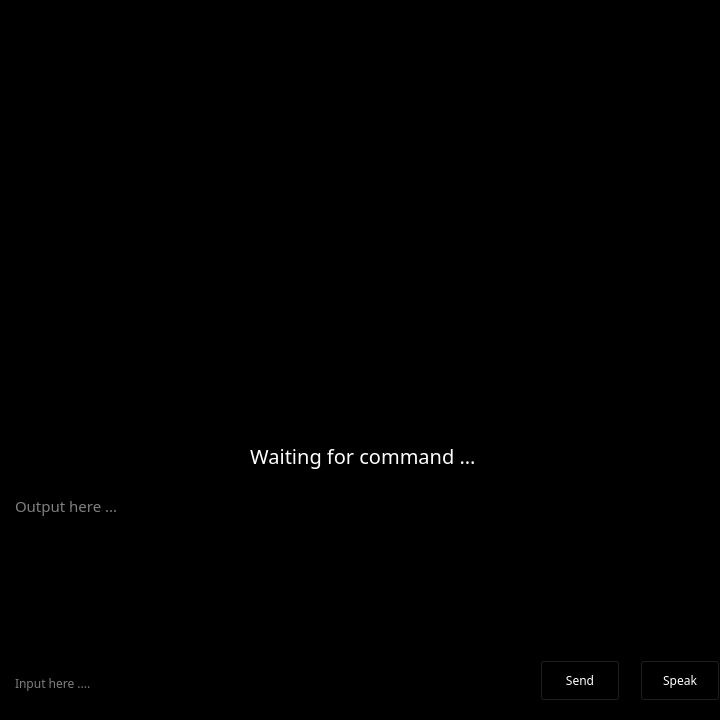
<?xml version="1.0" encoding="UTF-8"?>
<ui version="4.0">
 <class>mainUI</class>
 <widget class="QWidget" name="mainUI">
  <property name="geometry">
   <rect>
    <x>0</x>
    <y>0</y>
    <width>720</width>
    <height>720</height>
   </rect>
  </property>
  <property name="minimumSize">
   <size>
    <width>495</width>
    <height>418</height>
   </size>
  </property>
  <property name="maximumSize">
   <size>
    <width>1024</width>
    <height>768</height>
   </size>
  </property>
  <property name="windowTitle">
   <string>mainUI</string>
  </property>
  <property name="styleSheet">
   <string notr="true">background-color: rgb(0, 0, 0);</string>
  </property>
  <widget class="QTextEdit" name="textEdit">
   <property name="geometry">
    <rect>
     <x>10</x>
     <y>670</y>
     <width>491</width>
     <height>31</height>
    </rect>
   </property>
   <property name="font">
    <font>
     <family>Moon</family>
    </font>
   </property>
   <property name="styleSheet">
    <string notr="true">color:rgb(255, 255, 255)</string>
   </property>
   <property name="placeholderText">
    <string>Input here ....</string>
   </property>
  </widget>
  <widget class="QTextBrowser" name="OutputWindow">
   <property name="geometry">
    <rect>
     <x>10</x>
     <y>490</y>
     <width>701</width>
     <height>151</height>
    </rect>
   </property>
   <property name="font">
    <font>
     <family>Moon</family>
     <pointsize>11</pointsize>
    </font>
   </property>
   <property name="styleSheet">
    <string notr="true">color:rgb(255, 255, 255)</string>
   </property>
   <property name="placeholderText">
    <string>Output here ...</string>
   </property>
  </widget>
  <widget class="QPushButton" name="SendButton">
   <property name="geometry">
    <rect>
     <x>540</x>
     <y>660</y>
     <width>80</width>
     <height>41</height>
    </rect>
   </property>
   <property name="font">
    <font>
     <family>Moon</family>
     <underline>false</underline>
    </font>
   </property>
   <property name="styleSheet">
    <string notr="true">color: rgb(255, 255, 255);</string>
   </property>
   <property name="text">
    <string>Send</string>
   </property>
  </widget>
  <widget class="QLabel" name="ProgressLabel">
   <property name="geometry">
    <rect>
     <x>20</x>
     <y>440</y>
     <width>691</width>
     <height>31</height>
    </rect>
   </property>
   <property name="font">
    <font>
     <family>Moon</family>
     <pointsize>15</pointsize>
    </font>
   </property>
   <property name="layoutDirection">
    <enum>Qt::LeftToRight</enum>
   </property>
   <property name="styleSheet">
    <string notr="true">color: rgb(255, 255, 255)</string>
   </property>
   <property name="text">
    <string>Waiting for command ... </string>
   </property>
   <property name="alignment">
    <set>Qt::AlignCenter</set>
   </property>
  </widget>
  <widget class="QLabel" name="AISpeaking">
   <property name="geometry">
    <rect>
     <x>250</x>
     <y>100</y>
     <width>201</width>
     <height>201</height>
    </rect>
   </property>
   <property name="text">
    <string/>
   </property>
   <property name="pixmap">
    <pixmap>UI/gif2.gif</pixmap>
   </property>
  </widget>
  <widget class="QPushButton" name="SpeakButton">
   <property name="geometry">
    <rect>
     <x>640</x>
     <y>660</y>
     <width>80</width>
     <height>41</height>
    </rect>
   </property>
   <property name="font">
    <font>
     <family>Moon</family>
     <underline>false</underline>
    </font>
   </property>
   <property name="styleSheet">
    <string notr="true">color: rgb(255, 255, 255);</string>
   </property>
   <property name="text">
    <string>Speak</string>
   </property>
  </widget>
 </widget>
 <resources/>
 <connections/>
</ui>
